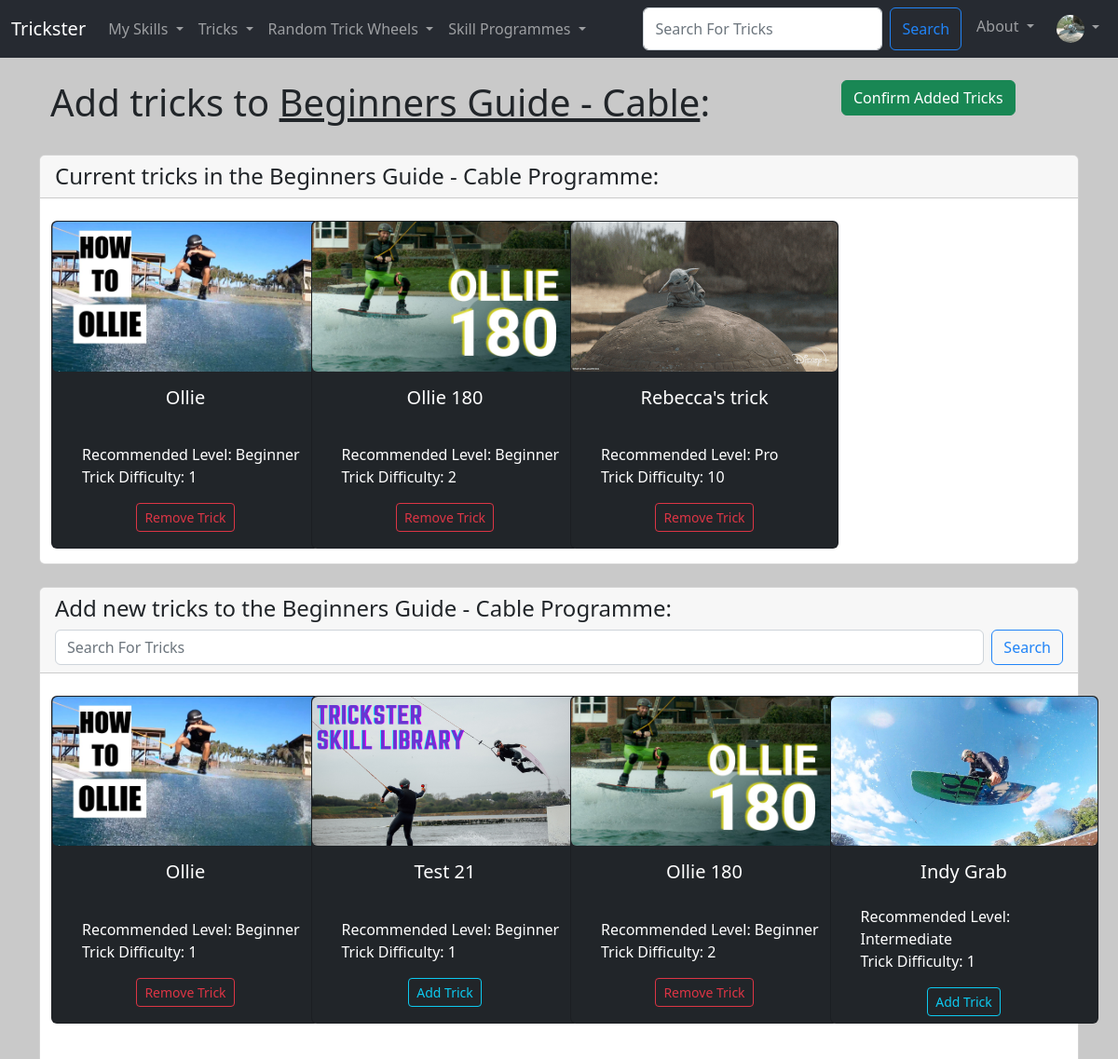
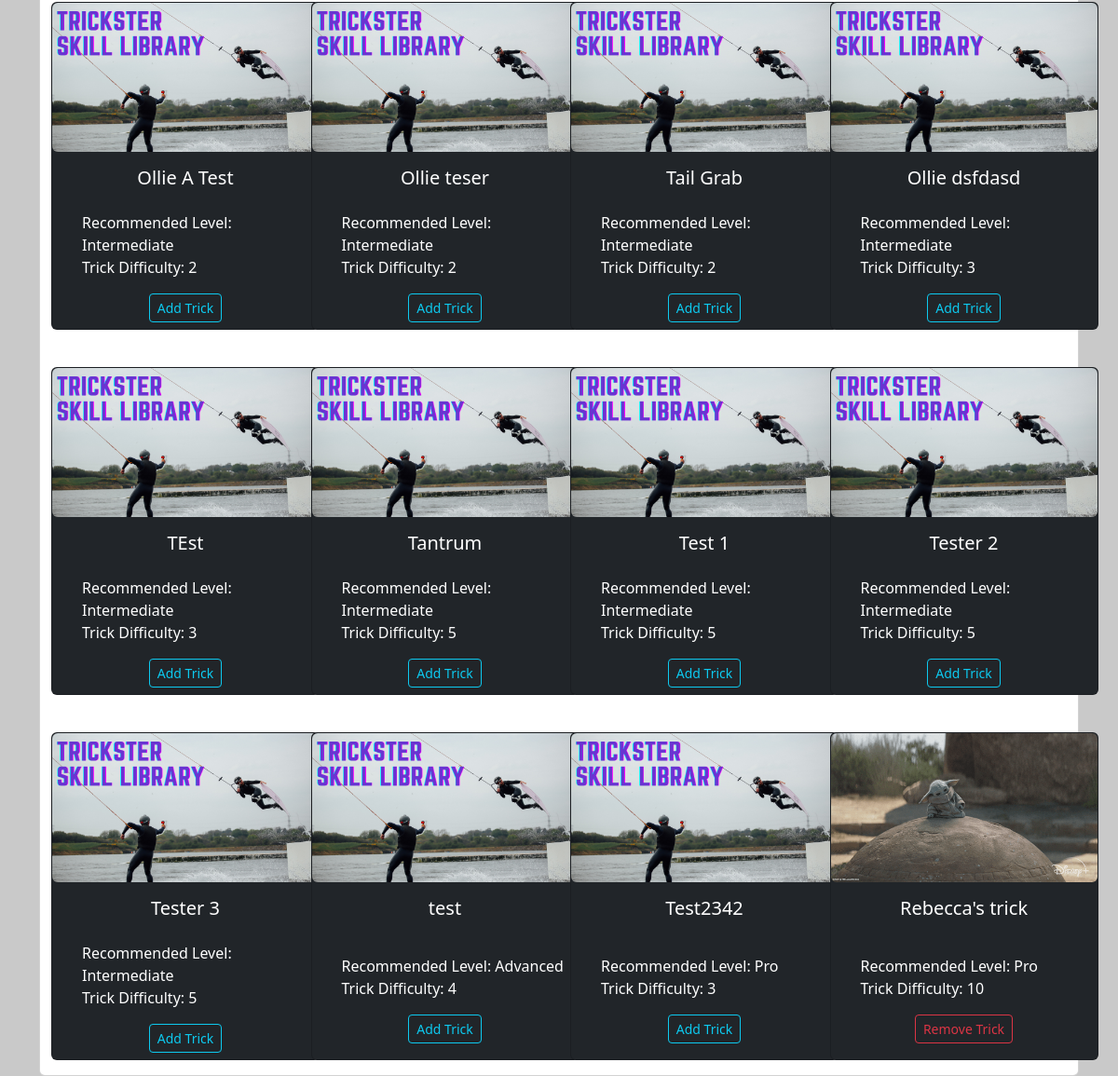
Page /add_programme_tricks_list/1 (signed in) on the committed database (2 pictures, top to bottom).
### Users/models.py (models this page shows, shortened)
class Trickster_User(AbstractBaseUser, PermissionsMixin):
  UserID = models.AutoField(primary_key=True)
  Email = models.EmailField(('Email Address'), unique=True)
  Username = models.CharField(('Username'),max_length=25, unique=True)
  FirstName = models.CharField(('First Name'),max_length=25)
  LastName = models.CharField(('Last Name'),max_length=25)
  DateOfJoining = models.DateField(default=timezone.now)
  is_staff = models.BooleanField(default=False)
  is_active = models.BooleanField(default=True)
  objects = CustomUserManager()
  USERNAME_FIELD = 'Email'
  REQUIRED_FIELDS = ['Username', 'FirstName', 'LastName']

class User_Profile(models.Model):
  User = models.OneToOneField(Trickster_User, on_delete=models.CASCADE)
  ProfilePhoto = models.ImageField(null=True, blank=True, upload_to="images/profile")
  Bio = models.TextField(blank=True)
  SkillLevel = models.ForeignKey(SkillLevel, default=get_default_skill_level, blank=True, null=True, on_delete=models.CASCADE)
  UserDifficultyLevel = models.PositiveIntegerField(default=1, null=True, validators=[MinValueValidator(1), MaxValueValidator(10)])
  UserLevelProgress = models.PositiveIntegerField(default=1, validators=[MinValueValidator(1), MaxValueValidator(100)])
  LearnedTricks = models.ManyToManyField(Trick, related_name='learned_trick', blank=True)
  SavedTricks = models.ManyToManyField(Trick, related_name='saved_trick', blank=True)
  CurrentlyLearningProgrammes = models.ManyToManyField(Trick_Programme, related_name='currently_learning_programme', blank=True)
  CompletedProgrammes = models.ManyToManyField(Trick_Programme, related_name='completed_programme', blank=True)
  CompletedLessons = models.ManyToManyField(Programme_Lesson, related_name='completed_lessons', blank=True)
  SavedProgrammes = models.ManyToManyField(Trick_Programme, related_name='saved_programme', blank=True)
  Follows =  models.ManyToManyField('self', related_name='followed_by', symmetrical=False, blank=True)

### TricksterMain/models.py (models this page shows)
class Trick_Programme (models.Model):
  ProgrammeID = models.AutoField(primary_key=True)
  ProgrammeName = models.CharField(max_length=25)
  ProgrammeDiscription = models.TextField(blank=True)
  ProgrammeTricks = models.ManyToManyField(Trick, related_name='programme_tricks', blank=True)
  ProgrammeRecLevel = models.ForeignKey(SkillLevel, blank=True, null=True, on_delete=models.CASCADE)
  ProgrammeDifficulty = models.PositiveIntegerField(null=True, validators=[MinValueValidator(1), MaxValueValidator(10)])
  ProgrammeImg = models.ImageField(null=True, blank=True, upload_to="images/")
  ProgrammeCategory = models.ManyToManyField(Category, related_name='programme_category_tags', blank=True)
  def __str__(self):
    return self.ProgrammeName

class Trick (models.Model):
  TrickID = models.AutoField(primary_key=True)
  TrickName = models.CharField(max_length=25)
  TrickDiscription = models.TextField(blank=True)
  TrickHowTo = models.TextField(blank=True)
  TrickRecLevel = models.ForeignKey(SkillLevel, blank=True, null=True, on_delete=models.CASCADE)
  TrickDifficulty = models.PositiveIntegerField(null=True, validators=[MinValueValidator(1), MaxValueValidator(10)])
  TrickImg = models.ImageField(null=True, blank=True, upload_to="images/")
  TrickCategory = models.ManyToManyField(Category, related_name='trick_category_tags', blank=True)
  approved = models.BooleanField('Approved', default=False)
  def __str__(self):
    return self.TrickName

class SkillLevel (models.Model):
  SkillLevelID = models.AutoField(primary_key=True)
  SkillLevelName = models.CharField(max_length=25)
  def __str__(self):
    return self.SkillLevelName

### TricksterMain/views.py (the view)
# urls.py: path('add_programme_tricks_list/<programme_id>', views.add_programme_tricks_list, name='add-programme-tricks-list'),
@permission_required('trick.add_programme', login_url='home')
def add_programme_tricks_list(request, programme_id):
  all_tricks = Trick.objects.all().order_by('TrickRecLevel', 'TrickDifficulty', 'TrickName')
  Programme = Trick_Programme.objects.get(pk=programme_id)
  Programme_Tricks = Programme.ProgrammeTricks.order_by('TrickRecLevel', 'TrickDifficulty', 'TrickName')
  if request.method == "POST":
    trick_searched = request.POST['trick_searched']
    searched_tricks =  Trick.objects.filter(TrickName__contains=trick_searched).order_by('TrickRecLevel', 'TrickDifficulty', 'TrickName')
    return render(request, 'main/add_programme_tricks.html', {
      'Programme':Programme,
      'Programme_Tricks':Programme_Tricks,
      'all_tricks':all_tricks,
      'trick_searched':trick_searched,
      'searched_tricks':searched_tricks
      })
  else:
    return render(request, 'main/add_programme_tricks.html', {
    'Programme':Programme,
    'Programme_Tricks':Programme_Tricks,
    'all_tricks':all_tricks,
    })

### TricksterMain/templates/main/add_programme_tricks.html (shortened to what this page needs)
{% extends 'main/base.html' %}
{% load static %}
{% block content  %}
  <div class="container-md">
    <div class="row">
      <div class="col-md-9">
        <h1 class="display-6"><strong>Add tricks to <u>{{ Programme }}</u>: </strong></h1>
      </div>
      <div class="col-md-3">
        <div class="container align-end">
          <a class="btn btn-success" href="{%url 'add-programme-success' Programme.ProgrammeID %}">Confirm Added Tricks</a>
        </div>
      </div>
    </div>
  </div>
  <div class="card ">
    <h4 class="card-header">Current tricks in the {{ Programme }} Programme:</h4>
    <div class="container-md">
      <div class="row row-cols-1 row-cols-sm-2 row-cols-md-3 row-cols-xl-4 g-4">
        {% for trick in Programme_Tricks %}
          <div class="col-sm">
            <div class="card text-bg-dark mb-3" style="width: 18rem; height: 22rem;">
              {% if trick.TrickImg %}
                <img src="{{ trick.TrickImg.url }}" class="img-fluid rounded" alt="trick cover image">
              {% else %}
                <img src="{% static 'trickster/images/TrickListDefault.png' %}" class="img-fluid rounded" alt="default trick cover image">
              {% endif %}
              <div class="card-body">
                <h5 class="card-title text-center">
                  {{ trick }}
                </h5>
              </div>
              <ul class="list-group-dark list-group-flush">
                <li class="list-group-item">Recommended Level: {{ trick.TrickRecLevel }}</li>
                <li class="list-group-item">Trick Difficulty: {{ trick.TrickDifficulty }}</li>
              </ul>
              <div class="card-body-dark text-center gap-3" style="height: 3rem">
                {% include 'components/add_programme_tricks_button.html' with ProgrammeTricks=Programme.ProgrammeTricks.all user=user trick=trick %}
              </div>
            </div>
          </div>
        {% endfor %}
      </div>
    </div>
  </div>
  <div class="card ">
    <div class="card-header">
      <h4>Add new tricks to the {{ Programme }} Programme:</h4>
      <form class="d-flex" method="POST" >
        <input class="form-control me-2 input-sm" type="search" placeholder="Search For Tricks" aria-label="Search" name="trick_searched">
        <button class="btn btn-outline-primary" type="submit">Search</button>
      </form>
    </div>
    {% if trick_searched %}
      <div class="container-md">
        <div class="row row-cols-1 row-cols-sm-2 row-cols-md-3 row-cols-xl-4 g-4">
          {% for trick in searched_tricks %}
            <div class="col-sm">
              <div class="card text-bg-dark mb-3" style="width: 18rem; height: 22rem;">
                {% if trick.TrickImg %}
                  <img src="{{ trick.TrickImg.url }}" class="img-fluid rounded" alt="trick cover image">
                {% else %}
                  <img src="{% static 'trickster/images/TrickListDefault.png' %}" class="img-fluid rounded" alt="default trick cover image">
                {% endif %}
                <div class="card-body">
                  <h5 class="card-title text-center">
                    {{ trick }}
                  </h5>
                </div>
                <ul class="list-group-dark list-group-flush">
                  <li class="list-group-item">Recommended Level: {{ trick.TrickRecLevel }}</li>
                  <li class="list-group-item">Trick Difficulty: {{ trick.TrickDifficulty }}</li>
                </ul>
                <div class="card-body-dark text-center gap-3" style="height: 3rem">
                  {% include 'components/add_programme_tricks_button.html' with ProgrammeTricks=Programme.ProgrammeTricks.all user=user trick=trick %}
                </div>
              </div>
            </div>
          {% endfor %}
        </div>
      </div>
    {% else %}
      <div class="container-md">
        <div class="row row-cols-1 row-cols-sm-2 row-cols-md-3 row-cols-xl-4 g-4">
          {% for trick in all_tricks %}
            <div class="col-sm">
              <div class="card text-bg-dark mb-3" style="width: 18rem; height: 22rem;">
                {% if trick.TrickImg %}
                  <img src="{{ trick.TrickImg.url }}" class="img-fluid rounded" alt="trick cover image">
                {% else %}
                  <img src="{% static 'trickster/images/TrickListDefault.png' %}" class="img-fluid rounded" alt="default trick cover image">
                {% endif %}
                <div class="card-body">
                  <h5 class="card-title text-center">
                    {{ trick }}
                  </h5>
                </div>
                <ul class="list-group-dark list-group-flush">
                  <li class="list-group-item">Recommended Level: {{ trick.TrickRecLevel }}</li>
                  <li class="list-group-item">Trick Difficulty: {{ trick.TrickDifficulty }}</li>
                </ul>
                <div class="card-body-dark text-center gap-3" style="height: 3rem">
                  {% include 'components/add_programme_tricks_button.html' with ProgrammeTricks=Programme.ProgrammeTricks.all user=user trick=trick %}
                </div>
              </div>
            </div>
          {% endfor %}
        </div>
      </div>
    {% endif %}
  </div>
{% endblock %}

### TricksterMain/templates/components/navbar.html (shortened to what this page needs)
{% load static %}
<nav class="navbar navbar-expand-lg navbar-dark bg-tricksterdark">
  <div class="container-fluid">
    <a class="navbar-brand" href="{%url 'home'%}">Trickster</a>
    <div class="collapse navbar-collapse" id="navbarSupportedContent">
      <ul class="navbar-nav me-auto mb-2 mb-lg-0">
        <li class="nav-item dropdown">
          <a class="nav-link dropdown-toggle" href="#" id="mySkillsDropdown" role="button" data-bs-toggle="dropdown" aria-expanded="false">
            My Skills
          </a>
        </li>
        <li class="nav-item dropdown">
          <a class="nav-link dropdown-toggle" href="#" id="tricksDropdown" role="button" data-bs-toggle="dropdown" aria-expanded="false">
            Tricks
          </a>
        </li>
        <li class="nav-item dropdown">
          <a class="nav-link dropdown-toggle" href="#" id="randomDropdown" role="button" data-bs-toggle="dropdown" aria-expanded="false">
            Random Trick Wheels
          </a>
        </li>
        <li class="nav-item dropdown">
          <a class="nav-link dropdown-toggle" href="#" id="tricksDropdown" role="button" data-bs-toggle="dropdown" aria-expanded="false">
            Skill Programmes
          </a>
        </li>
      </ul>
      <div class="navbar-nav ml-auto gap-2">
        <form class="d-flex" method="POST" action="{% url 'search-trick' %}">
          <input class="form-control me-2 input-sm" type="search" placeholder="Search For Tricks" aria-label="Search" name="trick_searched">
          <button class="btn btn-outline-primary" type="submit">Search</button>
        </form>
        <li class="nav-item dropdown">
          <a class="nav-link dropdown-toggle" href="#" id="tricksDropdown" role="button" data-bs-toggle="dropdown" aria-expanded="false">
            About
          </a>
        </li>
        {% if user.is_authenticated %}
        <li class="nav-item dropdown">
          <a class="nav-link dropdown-toggle" href="#" id="navbarScrollingDropdown" role="button" data-bs-toggle="dropdown" aria-expanded="false">
            {% if request.user.user_profile.ProfilePhoto %}
              <img
              class="rounded-circle"
              height="30"
              src="{{ request.user.user_profile.ProfilePhoto.url }}"
              alt="User Profile Image"
              />
            {% endif %}
          </a>
        </li>
        {% else %}
          <li class="nav-item">
            <a class="nav-link" href="{%url 'login'%}">Login</a>
          </li>
        {% endif %}
      </div>
    </div>
  </div>
</nav>

### TricksterMain/templates/components/add_programme_tricks_button.html (shortened to what this page needs)
{% if user.is_authenticated %}
  <div class="card-body-dark text-center gap-3" style="height: 3rem">
    {% if trick in ProgrammeTricks %}
      <form action="{% url 'remove-programme-tricks-button' Programme.ProgrammeID %}" method="POST">
        <button type="submit", name="trick_id", value="{{trick.TrickID}}", class="btn btn-outline-danger btn-sm">Remove Trick</button>
      </form>
    {% else %}
      <form action="{% url 'add-programme-tricks-button' Programme.ProgrammeID %}" method="POST">
        <button type="submit", name="trick_id", value="{{trick.TrickID}}", class="btn btn-outline-info btn-sm">Add Trick</button>
      </form>
    {% endif %}
  </div>
{% endif %}

### TricksterMain/templates/main/base.html (style rules this page uses)
body { background: #c9c9c9 }

### rows in the picture
Trickster_User: user.user_profile.ProfilePhoto (picture)
Trick_Programme: ProgrammeName "Beginners Guide - Cable"
Trick: TrickImg (picture), TrickName "Ollie", TrickRecLevel "Beginner", TrickDifficulty "1", {{ trick.TrickID }} 15 (drawn)
Trick: TrickImg (picture), TrickName "Ollie 180", TrickRecLevel "Beginner", TrickDifficulty "2", {{ trick.TrickID }} 16 (drawn)
Trick: TrickImg (picture), TrickName "Rebecca's trick", TrickRecLevel "Pro", TrickDifficulty "10", {{ trick.TrickID }} 19 (drawn)
Trick: TrickName "Test 21", TrickRecLevel "Beginner", TrickDifficulty "1", {{ trick.TrickID }} 21 (drawn)
Trick: TrickImg (picture), TrickName "Indy Grab", TrickRecLevel "Intermediate", TrickDifficulty "1", {{ trick.TrickID }} 17 (drawn)
Trick: TrickName "Ollie A Test", TrickRecLevel "Intermediate", TrickDifficulty "2", {{ trick.TrickID }} 22 (drawn)
Trick: TrickName "Ollie teser", TrickRecLevel "Intermediate", TrickDifficulty "2", {{ trick.TrickID }} 25 (drawn)
Trick: TrickName "Tail Grab", TrickRecLevel "Intermediate", TrickDifficulty "2", {{ trick.TrickID }} 18 (drawn)
Trick: TrickName "Ollie dsfdasd", TrickRecLevel "Intermediate", TrickDifficulty "3", {{ trick.TrickID }} 26 (drawn)
Trick: TrickName "TEst", TrickRecLevel "Intermediate", TrickDifficulty "3", {{ trick.TrickID }} 32 (drawn)
Trick: TrickName "Tantrum", TrickRecLevel "Intermediate", TrickDifficulty "5", {{ trick.TrickID }} 27 (drawn)
Trick: TrickName "Test 1", TrickRecLevel "Intermediate", TrickDifficulty "5", {{ trick.TrickID }} 28 (drawn)
Trick: TrickName "Tester 2", TrickRecLevel "Intermediate", TrickDifficulty "5", {{ trick.TrickID }} 29 (drawn)
Trick: TrickName "Tester 3", TrickRecLevel "Intermediate", TrickDifficulty "5", {{ trick.TrickID }} 30 (drawn)
Trick: TrickName "test", TrickRecLevel "Advanced", TrickDifficulty "4", {{ trick.TrickID }} 20 (drawn)
Trick: TrickName "Test2342", TrickRecLevel "Pro", TrickDifficulty "3", {{ trick.TrickID }} 33 (drawn)
